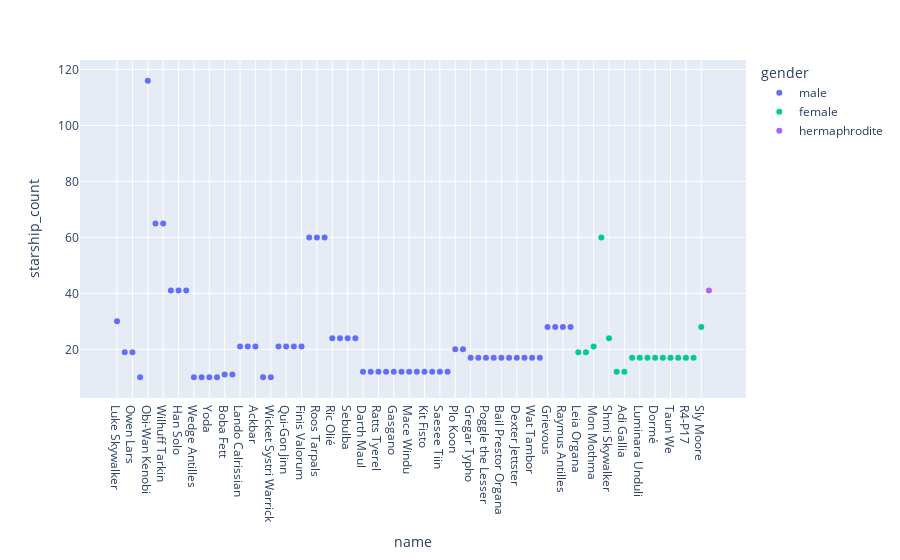

Here is the notebook cell this chart was saved with:
### Code cell
px.data 
fig = px.scatter(df, x="name", y="starship_count",color="gender")
fig.show()
#This shows which chracter travelled in most starship and their gender

### Figure 1 — Plotly figure (JSON) as saved in the notebook; plotly's stock layout.template omitted (floating-point values rounded to 4 significant figures)
{"data": [{"hovertemplate": "gender=male<br>name=%{x}<br>starship_count=%{y}<extra></extra>", "legendgroup": "male", "marker": {"color": "#636efa", "symbol": "circle"}, "mode": "markers", "name": "male", "orientation": "v", "showlegend": true, "type": "scatter", "x": ["Luke Skywalker", "Darth Vader", "Owen Lars", "Biggs Darklighter", "Obi-Wan Kenobi", "Anakin Skywalker", "Wilhuff Tarkin", "Chewbacca", "Han Solo", "Greedo", "Wedge Antilles", "Jek Tono Porkins", "Yoda", "Palpatine", "Boba Fett", "Bossk", "Lando Calrissian", "Lobot", "Ackbar", "Arvel Crynyd", "Wicket Systri Warrick", "Nien Nunb", "Qui-Gon Jinn", "Nute Gunray", "Finis Valorum", "Jar Jar Binks", "Roos Tarpals", "Rugor Nass", "Ric Olié", "Watto", "Sebulba", "Quarsh Panaka", "Darth Maul", "Bib Fortuna", "Ratts Tyerel", "Dud Bolt", "Gasgano", "Ben Quadinaros", "Mace Windu", "Ki-Adi-Mundi", "Kit Fisto", "Eeth Koth", "Saesee Tiin", "Yarael Poof", "Plo Koon", "Mas Amedda", "Gregar Typho", "Cliegg Lars", "Poggle the Lesser", "Dooku", "Bail Prestor Organa", "Jango Fett", "Dexter Jettster", "Lama Su", "Wat Tambor", "San Hill", "Grievous", "Tarfful", "Raymus Antilles", "Tion Medon"], "xaxis": "x", "y": [30, 19, 19, 10, 116, 65, 65, 41, 41, 41, 10, 10, 10, 10, 11, 11, 21, 21, 21, 10, 10, 21, 21, 21, 21, 60, 60, 60, 24, 24, 24, 24, 12, 12, 12, 12, 12, 12, 12, 12, 12, 12, 12, 12, 20, 20, 17, 17, 17, 17, 17, 17, 17, 17, 17, 17, 28, 28, 28, 28], "yaxis": "y"}, {"hovertemplate": "gender=female<br>name=%{x}<br>starship_count=%{y}<extra></extra>", "legendgroup": "female", "marker": {"color": "#00cc96", "symbol": "circle"}, "mode": "markers", "name": "female", "orientation": "v", "showlegend": true, "type": "scatter", "x": ["Leia Organa", "Beru Whitesun lars", "Mon Mothma", "Padmé Amidala", "Shmi Skywalker", "Ayla Secura", "Adi Gallia", "Cordé", "Luminara Unduli", "Barriss Offee", "Dormé", "Zam Wesell", "Taun We", "Jocasta Nu", "R4-P17", "Shaak Ti", "Sly Moore"], "xaxis": "x", "y": [19, 19, 21, 60, 24, 12, 12, 17, 17, 17, 17, 17, 17, 17, 17, 17, 28], "yaxis": "y"}, {"hovertemplate": "gender=hermaphrodite<br>name=%{x}<br>starship_count=%{y}<extra></extra>", "legendgroup": "hermaphrodite", "marker": {"color": "#ab63fa", "symbol": "circle"}, "mode": "markers", "name": "hermaphrodite", "orientation": "v", "showlegend": true, "type": "scatter", "x": ["Jabba Desilijic Tiure"], "xaxis": "x", "y": [41], "yaxis": "y"}], "layout": {"legend": {"title": {"text": "gender"}, "tracegroupgap": 0}, "margin": {"t": 60}, "xaxis": {"anchor": "y", "domain": [0, 1], "title": {"text": "name"}}, "yaxis": {"anchor": "x", "domain": [0, 1], "title": {"text": "starship_count"}}}}
